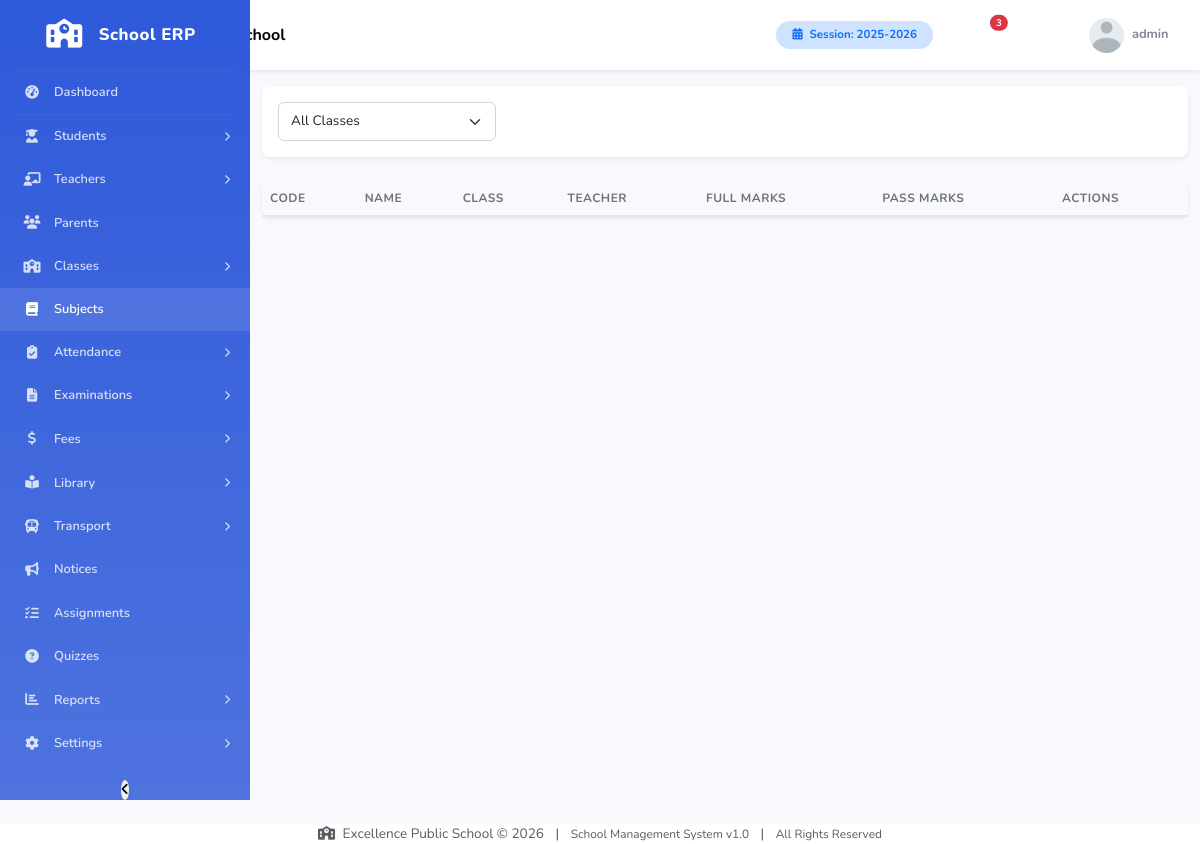
Page /modules/subjects/index.php (signed in) on the committed database.
### tables this page shows
CREATE TABLE IF NOT EXISTS school_info (
    school_id INT(11) NOT NULL AUTO_INCREMENT,
    school_name VARCHAR(255) NOT NULL,
    school_address TEXT,
    school_phone VARCHAR(50),
    school_email VARCHAR(100),
    school_website VARCHAR(100),
    school_logo VARCHAR(255) DEFAULT 'default_logo.png',
    principal_name VARCHAR(100),
    established_year YEAR,
    registration_number VARCHAR(100),
    academic_session VARCHAR(20) DEFAULT '2025-2026',
    session_start_date DATE,
    session_end_date DATE,
    currency_symbol VARCHAR(10) DEFAULT '$',
    timezone VARCHAR(50) DEFAULT 'UTC',
    theme_color VARCHAR(20) DEFAULT '#4e73df',
    sidebar_color VARCHAR(20) DEFAULT '#2e59d9',
    created_at TIMESTAMP DEFAULT CURRENT_TIMESTAMP,
    updated_at TIMESTAMP DEFAULT CURRENT_TIMESTAMP ON UPDATE CURRENT_TIMESTAMP,
    PRIMARY KEY (school_id)
);

### includes/functions.php (called while the page is built, shortened)
<?php
require_once __DIR__ . '/../config/database.php';
function getCurrentSession() {
    global $conn;
    $result = $conn->query("SELECT academic_session FROM school_info LIMIT 1");
    if ($result && $result->num_rows > 0) {
        return $result->fetch_assoc()['academic_session'];
    }
    return date('Y') . '-' . (date('Y') + 1);
}
function getSchoolInfo() {
    global $conn;
    $result = $conn->query("SELECT * FROM school_info LIMIT 1");
    if ($result && $result->num_rows > 0) {
        return $result->fetch_assoc();
    }
    return null;
}
function getUnreadNotificationCount($user_id) {
    global $conn;
    $stmt = $conn->prepare("SELECT COUNT(*) as count FROM notifications WHERE user_id = ? AND is_read = 0");
    $stmt->bind_param("i", $user_id);
    $stmt->execute();
    return $stmt->get_result()->fetch_assoc()['count'] ?? 0;
}
?>

### includes/auth.php (called while the page is built, shortened)
<?php
function getCurrentUserId() {
    return $_SESSION['user_id'] ?? null;
}
function getCurrentUserRole() {
    return $_SESSION['role'] ?? null;
}
function getCurrentUserName() {
    return $_SESSION['username'] ?? 'Guest';
}
?>

### modules/subjects/index.php (the view, shortened to what this page needs)
<?php
require_once '../../includes/auth.php';
require_once '../../includes/functions.php';
include '../../includes/header.php';
?>
<div id="wrapper">
    <?php include '../../includes/sidebar.php'; ?>
    <div id="content-wrapper" class="d-flex flex-column">
        <?php include '../../includes/navbar.php'; ?>
        <div class="container-fluid py-4">
            <div class="d-sm-flex align-items-center justify-content-between mb-4">
                <h1 class="h3 mb-0 text-gray-800"><i class="fas fa-book me-2 text-primary"></i>Subjects</h1>
                <button class="btn btn-primary" data-bs-toggle="modal" data-bs-target="#addModal"><i class="fas fa-plus me-2"></i>Add Subject</button>
            </div>
            <div class="card shadow-sm mb-4">
                <div class="card-body">
                    <form method="GET" class="row g-2">
                        <div class="col-md-3">
                            <select class="form-select" name="class_id" onchange="this.form.submit()">
                                <option value="">All Classes</option>
                            </select>
                        </div>
                    </form>
                </div>
            </div>
            <div class="card shadow-sm">
                <div class="card-body p-0">
                    <table class="table table-hover mb-0"><thead><tr><th>Code</th><th>Name</th><th>Class</th><th>Teacher</th><th>Full Marks</th><th>Pass Marks</th><th>Actions</th></tr></thead>
                    </table>
                </div>
            </div>
        </div>
    </div>
</div>
<?php include '../../includes/footer.php'; ?>

### includes/navbar.php (shortened to what this page needs)
<?php
$role = getCurrentUserRole();
$userName = getCurrentUserName();
$notifications = getUnreadNotificationCount(getCurrentUserId());
$school = getSchoolInfo();
$schoolName = $school['school_name'] ?? SITE_NAME;
$profileImg = $_SESSION['profile_image'] ?? 'default.png';
?>
<nav class="navbar navbar-expand-lg navbar-light bg-white topbar shadow-sm fixed-top">
    <div class="container-fluid">
        <button class="btn btn-link rounded-circle me-3" id="sidebarToggle">
            <i class="fas fa-bars"></i>
        </button>
        <a class="navbar-brand d-none d-md-block" href="<?php echo BASE_URL; ?>dashboard.php">
            <i class="fas fa-school me-2 text-primary"></i>
            <span class="fw-bold"><?php echo htmlspecialchars($schoolName); ?></span>
        </a>
        <ul class="navbar-nav ms-auto align-items-center">
            <li class="nav-item d-none d-lg-block me-3">
                <span class="badge bg-primary-subtle text-primary px-3 py-2 rounded-pill">
                    <i class="fas fa-calendar-alt me-1"></i> Session: <?php echo getCurrentSession(); ?>
                </span>
            </li>
            <li class="nav-item dropdown me-3">
                <a class="nav-link position-relative" href="#" id="notificationDropdown" role="button" data-bs-toggle="dropdown" aria-expanded="false">
                    <?php if ($notifications > 0): ?>
                    <span class="position-absolute top-0 start-100 translate-middle badge rounded-pill bg-danger" style="font-size: 0.6rem;">
                        <?php echo $notifications; ?>
                    </span>
                    <?php endif; ?>
                </a>
            </li>
            <li class="nav-item dropdown me-3 d-none d-md-block">
                <a class="nav-link" href="#" id="quickLinksDropdown" role="button" data-bs-toggle="dropdown" aria-expanded="false">
                </a>
            </li>
            <li class="nav-item dropdown">
                <a class="nav-link dropdown-toggle d-flex align-items-center" href="#" id="userDropdown" role="button" data-bs-toggle="dropdown" aria-expanded="false">
                    <img class="rounded-circle me-2" src="<?php echo BASE_URL; ?>assets/uploads/<?php echo ($role == 'teacher' ? 'teachers' : ($role == 'student' ? 'students' : 'logos')); ?>/<?php echo $profileImg; ?>"
                         alt="Profile" style="width:35px;height:35px;object-fit:cover;"
                         onerror="this.src='<?php echo BASE_URL; ?>assets/images/default-user.png'">
                    <span class="d-none d-lg-inline small fw-bold text-gray-600"><?php echo htmlspecialchars($userName); ?></span>
                </a>
            </li>
        </ul>
    </div>
</nav>

### includes/footer.php (shortened to what this page needs)
<?php
$school = getSchoolInfo();
$schoolName = $school['school_name'] ?? SITE_NAME;
$year = date('Y');
?>
            <footer class="sticky-footer bg-white mt-4">
                <div class="container my-auto">
                    <div class="copyright text-center my-auto">
                        <span class="text-muted">
                            <i class="fas fa-school me-1"></i>
                            <?php echo htmlspecialchars($schoolName); ?> &copy; <?php echo $year; ?>
                            <span class="mx-2">|</span>
                            <span class="small">School Management System v<?php echo VERSION; ?></span>
                            <span class="mx-2">|</span>
                            <span class="small">All Rights Reserved</span>
                        </span>
                    </div>
                </div>
            </footer>
</body>
</html>

### assets/css/style.css (style rules this page uses)
* { margin: 0; padding: 0; box-sizing: border-box; }
body { font-family: 'Nunito', sans-serif; font-size: 0.85rem; color: #5a5c69; background-color: #f8f9fc; overflow-x: hidden; }
h1, h2, h3, h4, h5, h6 { font-family: 'Nunito', sans-serif; font-weight: 700; color: #4e5154; }
.text-gray-600 { color: #858796 !important; }
.text-gray-800 { color: #5a5c69 !important; }
#wrapper { display: flex; width: 100%; min-height: 100vh; }
#content-wrapper { flex: 1; margin-left: 250px; transition: all 0.3s ease; }
.nav-item { position: relative; }
.nav-item .nav-link { color: rgba(255,255,255,0.8); padding: 12px 20px; font-weight: 600; display: flex; align-items: center; transition: all 0.2s; }
.nav-item .nav-link span { font-size: 0.8rem; }
.topbar { height: 70px; box-shadow: 0 0.15rem 1.75rem rgba(58,59,69,0.1); z-index: 999; }
#sidebarToggle { color: #858796; font-size: 1.1rem; padding: 8px 12px; transition: all 0.2s; }
.navbar-brand { font-size: 1rem; font-weight: 800; }
.card { border: none; border-radius: 8px; box-shadow: 0 0.15rem 1.75rem rgba(58,59,69,0.05); transition: all 0.2s; }
.table { font-size: 0.82rem; color: #5a5c69; }
.table thead th { background: #f8f9fc; border-bottom: 2px solid #e3e6f0; font-weight: 700; font-size: 0.75rem; text-transform: uppercase; letter-spacing: 0.5px; color: #6e707e; white-space: nowrap; }
.form-control, .form-select { border: 1px solid #d1d3e2; border-radius: 6px; font-size: 0.85rem; padding: 0.5rem 0.75rem; }
.btn { font-size: 0.85rem; font-weight: 600; padding: 0.5rem 1rem; border-radius: 6px; transition: all 0.2s; }
.btn-primary { background: var(--primary-color, #4e73df); border-color: var(--primary-color, #4e73df); }
.badge { font-size: 0.72rem; font-weight: 700; padding: 0.35em 0.65em; border-radius: 6px; }
.card { animation: fadeIn 0.3s ease; }

### rows in the picture
school_info: school_name "Excellence Public School", academic_session "2025-2026"

### other values in the picture
$menu['title'] "Dashboard"
$menu['title'] "Students"
$menu['title'] "Teachers"
$menu['title'] "Parents"
$menu['title'] "Classes"
$menu['title'] "Subjects"
$menu['title'] "Attendance"
$menu['title'] "Examinations"
$menu['title'] "Fees"
$menu['title'] "Library"
$menu['title'] "Transport"
$menu['title'] "Notices"
$menu['title'] "Assignments"
$menu['title'] "Quizzes"
$menu['title'] "Reports"
